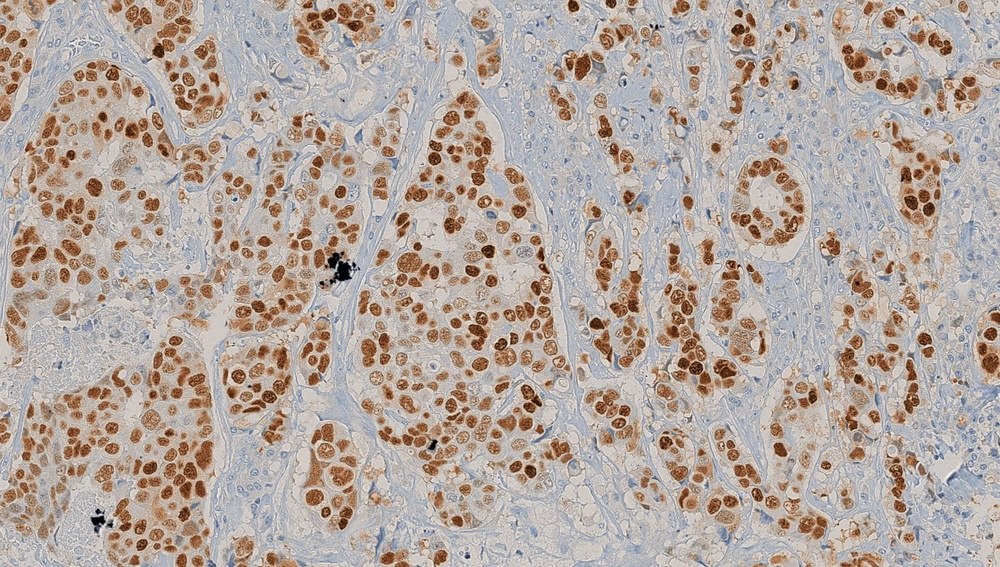
%> input picture GUI/5_normalizzato.jpg, 1000 x 567 px, shrunk from 1920 x 1088 before the run
$ octave --eval "result = segmentation(imread('../GUI/5_normalizzato.jpg'));"   (GNU Octave 9; MATLAB toolbox functions it lacks are replaced by stand-ins)
%> lines starting %> are read from the running program, lines starting %| are printed output that depends on the picture
function [W_m,W_b,BWDAB]=segmentation(I)
%Funzione che prende in ingresso l'immagine I in formato double RGB e permette
%di ottenere la segmentazione dei nuclei marroni e delle strutture blu
%applicando la tecnica del global thresholding.

%INPUT DELLA FUNZIONE:
%   -I = immagine source in formato double RGB

%OUTPUT DELLA FUNZIONE:
%   -W_m = immagine contenente solo i nuclei marroni su sfondo nero
%   -W_b = immagine contenente solo le strutture blu su sfondo nero


%Definizione di parametri utili per la funzione:
%è possibile variare i parametri alpha e beta in modo tale che il rapporto
%alpha/beta = 2
alpha=0.5;%[0 1]
beta=0.25;%[0 1]


%% SEGMENTAZIONE DEI NUCLEI MARRONI
%Creazione dell'immagine BN:
BN= I(:,:,3)-alpha.*I(:,:,1)-beta.*I(:,:,2);
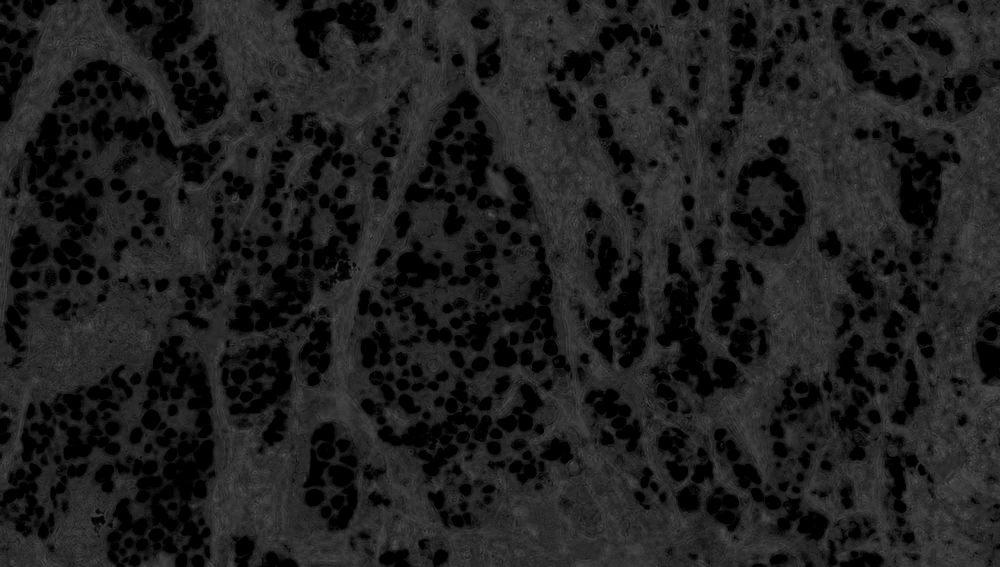
%> BN: size 567x1000 uint8; min 0, max 85, mean 31.4
BN(BN<0)=0;
BN=im2double(BN);
%> BN: size 567x1000 double
[x]=imhist(BN);
%> x = 256 values, max 99496 at index 1, min 0 at index 85, mean 2214.8

%Calcolo del picco principale dell'istogramma:
[pks,locs]=findpeaks([0;x]);        %aggiunta dello zero come primo elemento dell'istogramma
%> pks = [99496; 2668; 2931; 16353; 8; 6; 2]; locs = [2; 8; 12; 44; 81; 83; 87]
                                    %perchè la funzione findpeaks non trova il primo picco legato ai pixels neri
locs=locs-1;                        %correzione dell'indice calcolato
%> locs = [1; 7; 11; 43; 80; 82; 86]
%> (the run ends here)
